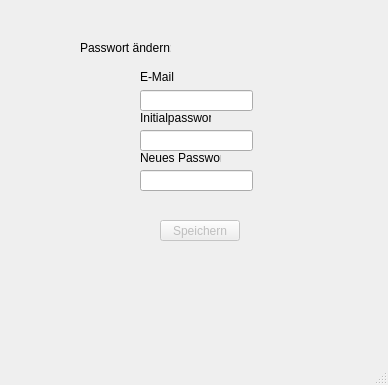
<?xml version="1.0" encoding="UTF-8"?>
<ui version="4.0">
 <class>NewPasswort</class>
 <widget class="QMainWindow" name="NewPasswort">
  <property name="geometry">
   <rect>
    <x>0</x>
    <y>0</y>
    <width>388</width>
    <height>385</height>
   </rect>
  </property>
  <property name="windowTitle">
   <string>MainWindow</string>
  </property>
  <widget class="QWidget" name="centralwidget">
   <widget class="QLabel" name="label">
    <property name="geometry">
     <rect>
      <x>80</x>
      <y>40</y>
      <width>91</width>
      <height>16</height>
     </rect>
    </property>
    <property name="text">
     <string>Passwort ändern:</string>
    </property>
   </widget>
   <widget class="QLabel" name="label_2">
    <property name="geometry">
     <rect>
      <x>140</x>
      <y>70</y>
      <width>47</width>
      <height>13</height>
     </rect>
    </property>
    <property name="text">
     <string>E-Mail</string>
    </property>
   </widget>
   <widget class="QLineEdit" name="np_email">
    <property name="geometry">
     <rect>
      <x>140</x>
      <y>90</y>
      <width>113</width>
      <height>21</height>
     </rect>
    </property>
   </widget>
   <widget class="QLabel" name="label_3">
    <property name="geometry">
     <rect>
      <x>140</x>
      <y>110</y>
      <width>71</width>
      <height>16</height>
     </rect>
    </property>
    <property name="text">
     <string>Initialpasswort</string>
    </property>
   </widget>
   <widget class="QLineEdit" name="np_initialpasswort">
    <property name="geometry">
     <rect>
      <x>140</x>
      <y>130</y>
      <width>113</width>
      <height>21</height>
     </rect>
    </property>
   </widget>
   <widget class="QLabel" name="label_4">
    <property name="geometry">
     <rect>
      <x>140</x>
      <y>150</y>
      <width>81</width>
      <height>16</height>
     </rect>
    </property>
    <property name="text">
     <string>Neues Passwort</string>
    </property>
   </widget>
   <widget class="QLineEdit" name="np_neuespasswort">
    <property name="geometry">
     <rect>
      <x>140</x>
      <y>170</y>
      <width>113</width>
      <height>21</height>
     </rect>
    </property>
   </widget>
   <widget class="QPushButton" name="np_speichernButton">
    <property name="enabled">
     <bool>false</bool>
    </property>
    <property name="geometry">
     <rect>
      <x>160</x>
      <y>220</y>
      <width>80</width>
      <height>21</height>
     </rect>
    </property>
    <property name="text">
     <string>Speichern</string>
    </property>
   </widget>
  </widget>
  <widget class="QMenuBar" name="menubar">
   <property name="geometry">
    <rect>
     <x>0</x>
     <y>0</y>
     <width>388</width>
     <height>20</height>
    </rect>
   </property>
  </widget>
  <widget class="QStatusBar" name="statusbar"/>
 </widget>
 <resources/>
 <connections/>
</ui>
